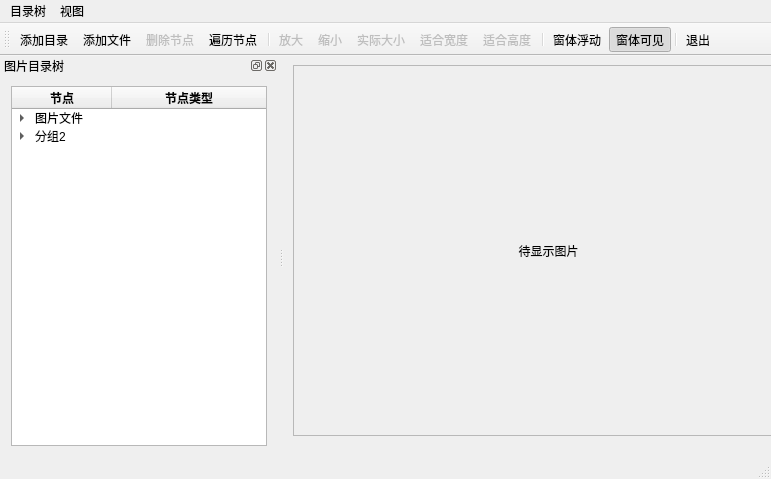
<?xml version="1.0" encoding="UTF-8"?>
<ui version="4.0">
 <class>MainWindow</class>
 <widget class="QMainWindow" name="MainWindow">
  <property name="geometry">
   <rect>
    <x>0</x>
    <y>0</y>
    <width>771</width>
    <height>479</height>
   </rect>
  </property>
  <property name="windowTitle">
   <string>MainWindow</string>
  </property>
  <widget class="QWidget" name="centralWidget">
   <widget class="QScrollArea" name="scrollArea">
    <property name="geometry">
     <rect>
      <x>9</x>
      <y>9</y>
      <width>511</width>
      <height>371</height>
     </rect>
    </property>
    <property name="widgetResizable">
     <bool>true</bool>
    </property>
    <widget class="QWidget" name="scrollAreaWidgetContents">
     <property name="geometry">
      <rect>
       <x>0</x>
       <y>0</y>
       <width>509</width>
       <height>369</height>
      </rect>
     </property>
     <layout class="QVBoxLayout" name="verticalLayout_2">
      <item>
       <widget class="QLabel" name="LabPicture">
        <property name="text">
         <string>待显示图片</string>
        </property>
        <property name="alignment">
         <set>Qt::AlignCenter</set>
        </property>
       </widget>
      </item>
     </layout>
    </widget>
   </widget>
  </widget>
  <widget class="QMenuBar" name="menuBar">
   <property name="geometry">
    <rect>
     <x>0</x>
     <y>0</y>
     <width>771</width>
     <height>23</height>
    </rect>
   </property>
   <widget class="QMenu" name="menu">
    <property name="title">
     <string>目录树</string>
    </property>
    <addaction name="actTree_AddFolder"/>
    <addaction name="actTree_AddFiles"/>
    <addaction name="actTree_DeleteItem"/>
    <addaction name="actTree_ScanItems"/>
    <addaction name="separator"/>
    <addaction name="actClose"/>
   </widget>
   <widget class="QMenu" name="menu_2">
    <property name="title">
     <string>视图</string>
    </property>
    <addaction name="actZoomIn"/>
    <addaction name="actZoomOut"/>
    <addaction name="actZoomRealSize"/>
    <addaction name="actZoomFitW"/>
    <addaction name="actZoomFitH"/>
   </widget>
   <addaction name="menu"/>
   <addaction name="menu_2"/>
  </widget>
  <widget class="QToolBar" name="mainToolBar">
   <property name="toolButtonStyle">
    <enum>Qt::ToolButtonTextUnderIcon</enum>
   </property>
   <attribute name="toolBarArea">
    <enum>TopToolBarArea</enum>
   </attribute>
   <attribute name="toolBarBreak">
    <bool>false</bool>
   </attribute>
   <addaction name="actTree_AddFolder"/>
   <addaction name="actTree_AddFiles"/>
   <addaction name="actTree_DeleteItem"/>
   <addaction name="actTree_ScanItems"/>
   <addaction name="separator"/>
   <addaction name="actZoomIn"/>
   <addaction name="actZoomOut"/>
   <addaction name="actZoomRealSize"/>
   <addaction name="actZoomFitW"/>
   <addaction name="actZoomFitH"/>
   <addaction name="separator"/>
   <addaction name="actDockFloat"/>
   <addaction name="actDockVisible"/>
   <addaction name="separator"/>
   <addaction name="actClose"/>
  </widget>
  <widget class="QStatusBar" name="statusBar"/>
  <widget class="QDockWidget" name="dockWidget">
   <property name="windowTitle">
    <string>图片目录树</string>
   </property>
   <attribute name="dockWidgetArea">
    <number>1</number>
   </attribute>
   <widget class="QWidget" name="dockWidgetContents">
    <layout class="QVBoxLayout" name="verticalLayout">
     <item>
      <widget class="QTreeWidget" name="treeFiles">
       <property name="columnCount">
        <number>2</number>
       </property>
       <attribute name="headerDefaultSectionSize">
        <number>100</number>
       </attribute>
       <column>
        <property name="text">
         <string>节点</string>
        </property>
        <property name="font">
         <font>
          <weight>75</weight>
          <bold>true</bold>
         </font>
        </property>
        <property name="textAlignment">
         <set>AlignCenter</set>
        </property>
       </column>
       <column>
        <property name="text">
         <string>节点类型</string>
        </property>
        <property name="font">
         <font>
          <weight>75</weight>
          <bold>true</bold>
         </font>
        </property>
        <property name="textAlignment">
         <set>AlignCenter</set>
        </property>
       </column>
       <item>
        <property name="text">
         <string>图片文件</string>
        </property>
        <item>
         <property name="text">
          <string>分组节点</string>
         </property>
         <item>
          <property name="text">
           <string>图片节点</string>
          </property>
         </item>
        </item>
       </item>
       <item>
        <property name="text">
         <string>分组2</string>
        </property>
        <item>
         <property name="text">
          <string>图片2</string>
         </property>
        </item>
       </item>
      </widget>
     </item>
    </layout>
   </widget>
  </widget>
  <action name="actTree_AddFolder">
   <property name="icon">
    <iconset resource="res.qrc">
     <normaloff>:/icons/images/open3.bmp</normaloff>:/icons/images/open3.bmp</iconset>
   </property>
   <property name="text">
    <string>添加目录...</string>
   </property>
   <property name="shortcut">
    <string>Ctrl+F</string>
   </property>
  </action>
  <action name="actTree_AddFiles">
   <property name="icon">
    <iconset resource="res.qrc">
     <normaloff>:/icons/images/824.bmp</normaloff>:/icons/images/824.bmp</iconset>
   </property>
   <property name="text">
    <string>添加文件...</string>
   </property>
   <property name="shortcut">
    <string>Ctrl+N</string>
   </property>
  </action>
  <action name="actTree_DeleteItem">
   <property name="enabled">
    <bool>false</bool>
   </property>
   <property name="icon">
    <iconset resource="res.qrc">
     <normaloff>:/icons/images/delete1.bmp</normaloff>:/icons/images/delete1.bmp</iconset>
   </property>
   <property name="text">
    <string>删除节点</string>
   </property>
  </action>
  <action name="actTree_ScanItems">
   <property name="icon">
    <iconset resource="res.qrc">
     <normaloff>:/icons/images/fold.bmp</normaloff>:/icons/images/fold.bmp</iconset>
   </property>
   <property name="text">
    <string>遍历节点</string>
   </property>
  </action>
  <action name="actClose">
   <property name="icon">
    <iconset resource="res.qrc">
     <normaloff>:/icons/images/exit.bmp</normaloff>:/icons/images/exit.bmp</iconset>
   </property>
   <property name="text">
    <string>退出</string>
   </property>
   <property name="toolTip">
    <string>退出本系统</string>
   </property>
  </action>
  <action name="actZoomIn">
   <property name="enabled">
    <bool>false</bool>
   </property>
   <property name="icon">
    <iconset resource="res.qrc">
     <normaloff>:/icons/images/418.bmp</normaloff>:/icons/images/418.bmp</iconset>
   </property>
   <property name="text">
    <string>放大</string>
   </property>
   <property name="toolTip">
    <string>放大图片</string>
   </property>
   <property name="shortcut">
    <string>Ctrl+I</string>
   </property>
  </action>
  <action name="actZoomOut">
   <property name="enabled">
    <bool>false</bool>
   </property>
   <property name="icon">
    <iconset resource="res.qrc">
     <normaloff>:/icons/images/416.bmp</normaloff>:/icons/images/416.bmp</iconset>
   </property>
   <property name="text">
    <string>缩小</string>
   </property>
   <property name="toolTip">
    <string>缩小图片</string>
   </property>
   <property name="shortcut">
    <string>Ctrl+O</string>
   </property>
  </action>
  <action name="actZoomRealSize">
   <property name="enabled">
    <bool>false</bool>
   </property>
   <property name="icon">
    <iconset resource="res.qrc">
     <normaloff>:/icons/images/414.bmp</normaloff>:/icons/images/414.bmp</iconset>
   </property>
   <property name="text">
    <string>实际大小</string>
   </property>
   <property name="toolTip">
    <string>图片实际大小显示</string>
   </property>
  </action>
  <action name="actZoomFitW">
   <property name="enabled">
    <bool>false</bool>
   </property>
   <property name="icon">
    <iconset resource="res.qrc">
     <normaloff>:/icons/images/424.bmp</normaloff>:/icons/images/424.bmp</iconset>
   </property>
   <property name="text">
    <string>适合宽度</string>
   </property>
   <property name="toolTip">
    <string>适合宽度显示</string>
   </property>
   <property name="shortcut">
    <string>Ctrl+W</string>
   </property>
  </action>
  <action name="actZoomFitH">
   <property name="enabled">
    <bool>false</bool>
   </property>
   <property name="icon">
    <iconset resource="res.qrc">
     <normaloff>:/icons/images/426.bmp</normaloff>:/icons/images/426.bmp</iconset>
   </property>
   <property name="text">
    <string>适合高度</string>
   </property>
   <property name="shortcut">
    <string>Ctrl+H</string>
   </property>
  </action>
  <action name="actDockVisible">
   <property name="checkable">
    <bool>true</bool>
   </property>
   <property name="checked">
    <bool>true</bool>
   </property>
   <property name="icon">
    <iconset resource="res.qrc">
     <normaloff>:/icons/images/414.bmp</normaloff>:/icons/images/414.bmp</iconset>
   </property>
   <property name="text">
    <string>窗体可见</string>
   </property>
   <property name="toolTip">
    <string>窗体可见</string>
   </property>
  </action>
  <action name="actDockFloat">
   <property name="checkable">
    <bool>true</bool>
   </property>
   <property name="icon">
    <iconset resource="res.qrc">
     <normaloff>:/icons/images/814.bmp</normaloff>:/icons/images/814.bmp</iconset>
   </property>
   <property name="text">
    <string>窗体浮动</string>
   </property>
   <property name="toolTip">
    <string>窗体浮动</string>
   </property>
  </action>
 </widget>
 <layoutdefault spacing="6" margin="11"/>
 <resources>
  <include location="res.qrc"/>
 </resources>
 <connections>
  <connection>
   <sender>actClose</sender>
   <signal>triggered()</signal>
   <receiver>MainWindow</receiver>
   <slot>close()</slot>
   <hints>
    <hint type="sourcelabel">
     <x>-1</x>
     <y>-1</y>
    </hint>
    <hint type="destinationlabel">
     <x>385</x>
     <y>239</y>
    </hint>
   </hints>
  </connection>
 </connections>
</ui>
